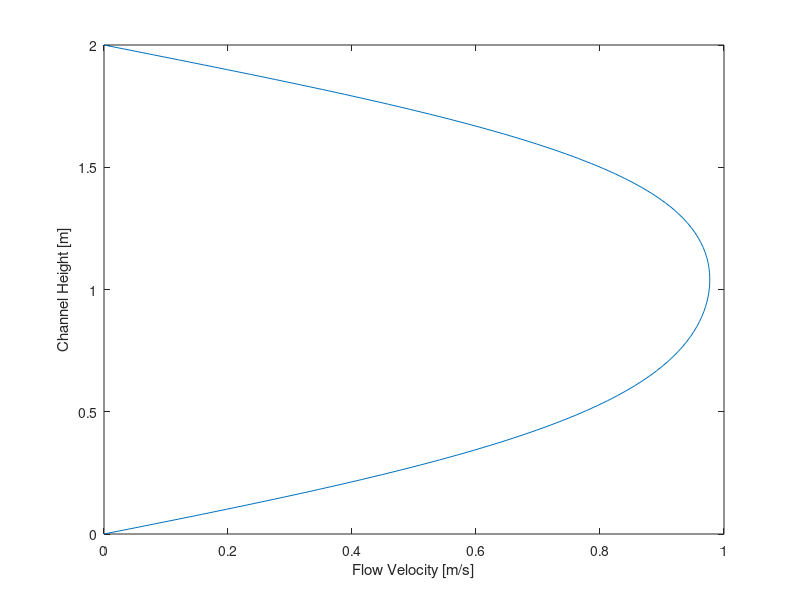

Source code (MATLAB):
% This script attempts to plot the velocity field of a 2D, fully devloped channel flow using the k-e model

% Constants
c_nu    = 0.09;
c_1      = 1.44;
c_2      = 1.92;
sigma_k = 1;
sigma_e = 1.3;
vis = 1.15*10^-5;

cells   = 100;
H       = 2;
rho     = 1;
u_tao   = 1;
delta_y = H/cells;

% Creating Array of u, k and epsilon
u   = ones(cells,1);
k   = ones(cells,1);
eps = ones(cells,1).*.01;

u(1)     = 0;
u(end)   = 0;
k(1)     = 0;
k(end)   = 0;
eps(1)   = 0;
eps(end) = 0;


% Iterating to get final values
tol = 1*10^-5;
err = 1;
for x = 1:cells*2
    for i = 2:cells-1
        u_old = u;
        k_old = k;
        eps_old = eps;
        eps_old(1) = eps_old(2);
        eps_old(end) = eps_old(end-1);
        v_t = c_nu*(k_old(i)^2/eps_old(i));
        u(i) = (delta_y/(2*(vis + v_t))) + (u_old(i+1)/2) + (u_old(i-1)/2);
        p_k = v_t * (((u_old(i+1)/2) + (u_old(i-1)/2))/delta_y);
        k(i) = (((p_k-eps_old(i))*delta_y)/(2*(vis+v_t/sigma_k)))+(k_old(i+1)/2) + (k_old(i-1)/2);
        eps(i) =    ((((eps_old(i)/k_old(i))*c_1*p_k)-c_2*(eps_old(i)^2)/k_old(i))*delta_y^2)/(2*(vis+v_t/sigma_e)) +(eps_old(i+1)/2) + (eps_old(i-1)/2);
    end
    err = abs(max(u)-max(u_old));
end

plot(u,linspace(0,2,cells))
xlabel('Flow Velocity [m/s]')
ylabel('Channel Height [m]')
